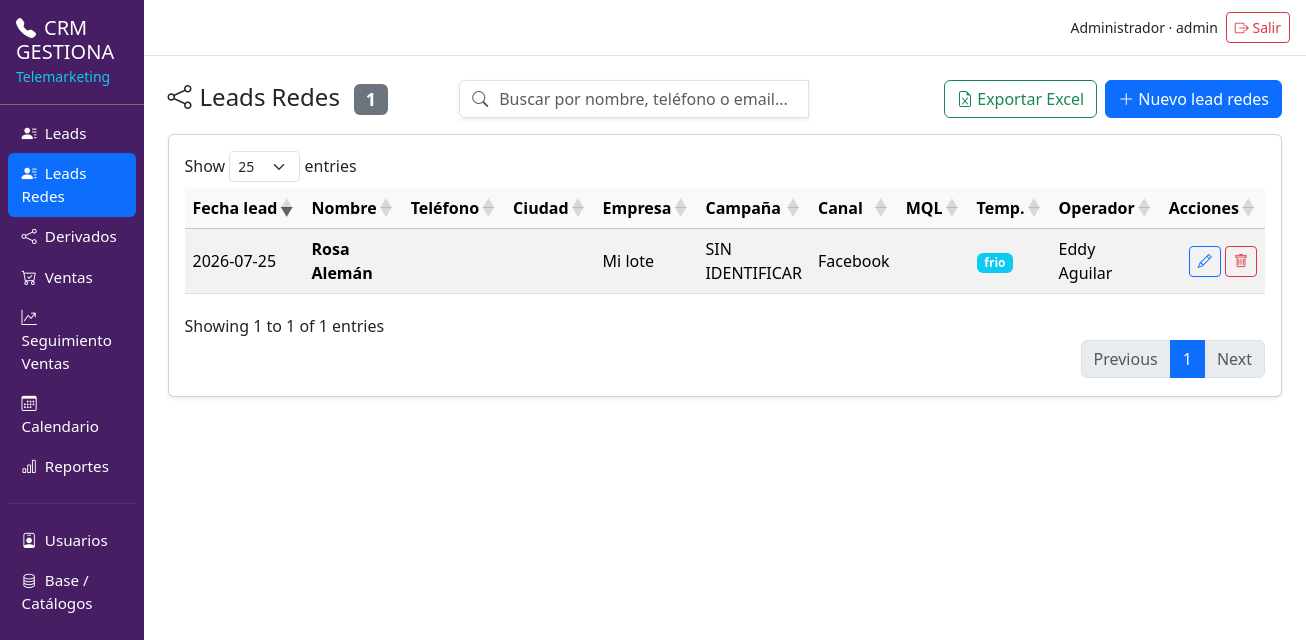
The app's page /leads-redes (signed in) with its own data.
### tables this page shows
CREATE TABLE `leads_redes` (
  `id` char(36) NOT NULL,
  `nombre` varchar(190) NOT NULL,
  `telefono` varchar(50) DEFAULT NULL,
  `email` varchar(190) DEFAULT NULL,
  `pais_id` int DEFAULT NULL,
  `ciudad` varchar(150) DEFAULT NULL,
  `empresa_id` char(36) DEFAULT NULL,
  `proyecto_id` char(36) DEFAULT NULL,
  `campana_id` char(36) DEFAULT NULL,
  `canal_id` char(36) DEFAULT NULL,
  `mql_id` char(36) DEFAULT NULL,
  `temperatura` enum('frio','tibio','caliente') NOT NULL DEFAULT 'frio',
  `tipo_pago` varchar(50) DEFAULT NULL,
  `comentario` text,
  `operador_id` char(36) DEFAULT NULL,
  `agente_id` char(36) DEFAULT NULL,
  `fecha_lead` date NOT NULL DEFAULT (curdate()),
  `created_at` datetime NOT NULL DEFAULT CURRENT_TIMESTAMP,
  `updated_at` datetime NOT NULL DEFAULT CURRENT_TIMESTAMP ON UPDATE CURRENT_TIMESTAMP,
  PRIMARY KEY (`id`),
  KEY `idx_lr_fecha` (`fecha_lead`),
  KEY `idx_lr_operador` (`operador_id`),
  KEY `fk_lr_empresa` (`empresa_id`),
  KEY `fk_lr_proyecto` (`proyecto_id`),
  KEY `fk_lr_campana` (`campana_id`),
  KEY `fk_lr_canal` (`canal_id`),
  KEY `fk_lr_mql` (`mql_id`),
  KEY `fk_lr_agente` (`agente_id`),
  KEY `fk_lr_pais` (`pais_id`),
  CONSTRAINT `fk_lr_agente` FOREIGN KEY (`agente_id`) REFERENCES `agentes` (`id`) ON DELETE SET NULL,
  CONSTRAINT `fk_lr_campana` FOREIGN KEY (`campana_id`) REFERENCES `campanas` (`id`) ON DELETE SET NULL,
  CONSTRAINT `fk_lr_canal` FOREIGN KEY (`canal_id`) REFERENCES `canales` (`id`) ON DELETE SET NULL,
  CONSTRAINT `fk_lr_empresa` FOREIGN KEY (`empresa_id`) REFERENCES `empresas` (`id`) ON DELETE SET NULL,
  CONSTRAINT `fk_lr_mql` FOREIGN KEY (`mql_id`) REFERENCES `mql_status` (`id`) ON DELETE SET NULL,
  CONSTRAINT `fk_lr_operador` FOREIGN KEY (`operador_id`) REFERENCES `profiles` (`id`) ON DELETE SET NULL,
  CONSTRAINT `fk_lr_pais` FOREIGN KEY (`pais_id`) REFERENCES `paises` (`id`) ON DELETE SET NULL,
  CONSTRAINT `fk_lr_proyecto` FOREIGN KEY (`proyecto_id`) REFERENCES `proyectos` (`id`) ON DELETE SET NULL
);

CREATE TABLE `empresas` (
  `id` char(36) NOT NULL,
  `nombre` varchar(190) NOT NULL,
  `created_at` datetime NOT NULL DEFAULT CURRENT_TIMESTAMP,
  PRIMARY KEY (`id`)
);

CREATE TABLE `campanas` (
  `id` char(36) NOT NULL,
  `nombre` varchar(190) NOT NULL,
  `empresa_id` char(36) NOT NULL,
  `created_at` datetime NOT NULL DEFAULT CURRENT_TIMESTAMP,
  PRIMARY KEY (`id`),
  KEY `fk_camp_empresa` (`empresa_id`),
  CONSTRAINT `fk_camp_empresa` FOREIGN KEY (`empresa_id`) REFERENCES `empresas` (`id`) ON DELETE CASCADE
);

CREATE TABLE `canales` (
  `id` char(36) NOT NULL,
  `nombre` varchar(150) NOT NULL,
  `created_at` datetime NOT NULL DEFAULT CURRENT_TIMESTAMP,
  PRIMARY KEY (`id`),
  UNIQUE KEY `nombre` (`nombre`)
);

CREATE TABLE `profiles` (
  `id` char(36) NOT NULL,
  `user_id` char(36) NOT NULL,
  `nombre` varchar(190) NOT NULL,
  `email` varchar(190) DEFAULT NULL,
  `activo` tinyint(1) NOT NULL DEFAULT '0',
  `created_at` datetime NOT NULL DEFAULT CURRENT_TIMESTAMP,
  `updated_at` datetime NOT NULL DEFAULT CURRENT_TIMESTAMP ON UPDATE CURRENT_TIMESTAMP,
  PRIMARY KEY (`id`),
  UNIQUE KEY `user_id` (`user_id`),
  CONSTRAINT `fk_profile_user` FOREIGN KEY (`user_id`) REFERENCES `users` (`id`) ON DELETE CASCADE
);

### public/index.php (called while the page is built, shortened)
<?php
require ROOT_PATH . '/app/core/Helpers.php';
require ROOT_PATH . '/app/core/Database.php';
require ROOT_PATH . '/app/core/Auth.php';
require ROOT_PATH . '/app/core/Model.php';
require ROOT_PATH . '/app/core/Controller.php';
require ROOT_PATH . '/app/core/Router.php';
spl_autoload_register(function (string $class): void {
    foreach (['controllers', 'models', 'middleware'] as $dir) {
        $file = ROOT_PATH . "/app/{$dir}/{$class}.php";
        if (is_file($file)) { require $file; return; }
    }
});
$router = new Router();
try {
    $router->dispatch();
} catch (Throwable $e) {
    http_response_code(500);
    if (DEBUG) {
        echo '<pre style="padding:20px;font-family:monospace">'
           . htmlspecialchars($e->getMessage() . "\n\n" . $e->getTraceAsString()) . '</pre>';
    } else {
        echo '<h1>Error interno del servidor</h1>';
    }
}

### app/core/Auth.php (called while the page is built, shortened)
<?php
final class Auth
{
    public static function check(): bool          { return isset($_SESSION['user']); }
    public static function profileId(): ?string   { return $_SESSION['user']['profile_id'] ?? null; }
    public static function role(): ?string        { return $_SESSION['user']['role'] ?? null; }
    public static function roles(): array         { return $_SESSION['user']['roles'] ?? []; }
    public static function hasRole(string ...$roles): bool
    {
        return (bool)array_intersect($roles, self::roles());
    }
    public static function isSupervisor(): bool   { return self::hasRole('admin', 'supervisor'); }
}

### app/controllers/LeadsRedesController.php (called while the page is built, shortened)
<?php
final class LeadsRedesController extends Controller
{
    private LeadRedes $leads;
    private Catalog $cat;
    public function __construct()
    {
        $this->leads = new LeadRedes();
        $this->cat   = new Catalog();
    }
    public function index(): void
    {
        $rows = $this->leads->listForRole(Auth::role(), Auth::profileId());
        $this->view('leads_redes/index', [
            'leads'   => $rows,
            'catalog' => $this->cat,
        ]);
    }
}

### app/models/LeadRedes.php (called while the page is built, shortened)
<?php
final class LeadRedes extends Model
{
    public function listForRole(?string $role, ?string $profileId): array
    {
        $sql = "SELECT l.*,
                       e.nombre  AS empresa_nombre,
                       c.nombre  AS campana_nombre,
                       ca.nombre AS canal_nombre,
                       m.nivel   AS mql_nivel,
                       po.nombre AS operador_nombre,
                       a.nombre  AS agente_nombre,
                       pa.nombre AS pais_nombre
                FROM leads_redes l
                LEFT JOIN empresas   e  ON e.id  = l.empresa_id
                LEFT JOIN campanas   c  ON c.id  = l.campana_id
                LEFT JOIN canales    ca ON ca.id = l.canal_id
                LEFT JOIN mql_status m  ON m.id  = l.mql_id
                LEFT JOIN profiles   po ON po.id = l.operador_id
                LEFT JOIN agentes    a  ON a.id  = l.agente_id
                LEFT JOIN paises     pa ON pa.id = l.pais_id";
        $params = [];
        $sql .= ' ORDER BY l.created_at DESC';
        return $this->query($sql, $params);
    }
}

### app/config/database.php (called while the page is built)
<?php
return [
    'host'     => '127.0.0.1',
    'port'     => 3306,
    'database' => 'crm_callcenter',
    'username' => 'crm_user',
    'password' => '1234',
    'charset'  => 'utf8mb4',
];

### app/core/Database.php (called while the page is built, shortened)
<?php
final class Database
{
    private static ?PDO $pdo = null;
    public static function pdo(): PDO
    {
        if (self::$pdo === null) {
            $cfg = require ROOT_PATH . '/app/config/database.php';
            $dsn = sprintf(
                'mysql:host=%s;port=%d;dbname=%s;charset=%s',
                $cfg['host'], $cfg['port'], $cfg['database'], $cfg['charset']
            );
            self::$pdo = new PDO($dsn, $cfg['username'], $cfg['password'], [
                PDO::ATTR_ERRMODE            => PDO::ERRMODE_EXCEPTION,
                PDO::ATTR_DEFAULT_FETCH_MODE => PDO::FETCH_ASSOC,
                PDO::ATTR_EMULATE_PREPARES   => false,
            ]);
        }
        return self::$pdo;
    }
}

### app/core/Model.php (called while the page is built, shortened)
<?php
abstract class Model
{
    protected function db(): PDO { return Database::pdo(); }
    protected function query(string $sql, array $params = []): array
    {
        $stmt = $this->db()->prepare($sql);
        $stmt->execute($params);
        return $stmt->fetchAll();
    }
}

### app/core/Controller.php (called while the page is built, shortened)
<?php
abstract class Controller
{
    protected function view(string $view, array $data = [], string $layout = 'layout/main'): void
    {
        extract($data, EXTR_SKIP);
        $__view = ROOT_PATH . '/app/views/' . $view . '.php';
        $__layout = ROOT_PATH . '/app/views/' . $layout . '.php';
        require $__view;
    }
}

### app/core/Helpers.php (called while the page is built, shortened)
<?php
final class Helpers
{
    public static function url(string $path = ''): string
    {
        return rtrim(BASE_URL, '/') . '/' . ltrim($path, '/');
    }
    public static function e($v): string
    {
        return htmlspecialchars((string)($v ?? ''), ENT_QUOTES | ENT_SUBSTITUTE, 'UTF-8');
    }
    public static function flash(string $key, ?string $value = null): ?string
    {
        $v = $_SESSION['_flash'][$key] ?? null;
        return $v;
    }
}

### app/views/leads_redes/index.php (the view, shortened to what this page needs)
<div class="d-flex flex-wrap gap-2 align-items-center mb-3">
  <h4 class="mb-0"><i class="bi bi-share me-2"></i>Leads Redes
    <span class="badge bg-secondary ms-2"><?= count($leads) ?></span>
  </h4>
  <div class="mx-auto" style="width: 350px; max-width: 100%;">
    <div class="input-group shadow-sm">
      <span class="input-group-text bg-white border-end-0 text-muted"><i class="bi bi-search"></i></span>
      <input type="text" id="miBuscadorRedes" class="form-control border-start-0 ps-0" placeholder="Buscar por nombre, teléfono o email..." value="">
    </div>
  </div>
  <div class="ms-auto d-flex gap-2">
    <button id="btnExportRedes" class="btn btn-outline-success">
      <i class="bi bi-file-earmark-excel"></i> Exportar Excel</button>
    <a href="<?= Helpers::url('/leads-redes/nuevo') ?>" class="btn btn-primary">
      <i class="bi bi-plus-lg"></i> Nuevo lead redes</a>
  </div>
</div>
<div class="card shadow-sm">
  <div class="card-body">
    <div class="table-responsive">
      <table id="tblLeadsRedes" class="table table-striped table-hover align-middle w-100">
        <thead class="table-light">
          <tr>
            <th>Fecha lead</th>
            <th>Nombre</th>
            <th>Teléfono</th>
            <th>Ciudad</th>
            <th>Empresa</th>
            <th>Campaña</th>
            <th>Canal</th>
            <th>MQL</th>
            <th>Temp.</th>
            <th>Operador</th>
            <th class="text-end">Acciones</th>
          </tr>
        </thead>
        <tbody>
        <?php foreach ($leads as $l):
          $tempBadge = ['frio'=>'info','tibio'=>'warning','caliente'=>'danger'][$l['temperatura']] ?? 'secondary'; ?>
          <tr>
            <td><?= Helpers::e($l['fecha_lead']) ?></td>
            <td class="fw-semibold"><?= Helpers::e($l['nombre']) ?></td>
            <td><?php if ($l['telefono']): ?>
            <?php endif; ?></td>
            <td><?= Helpers::e($l['ciudad']) ?></td>
            <td><?= Helpers::e($l['empresa_nombre']) ?></td>
            <td><?= Helpers::e($l['campana_nombre']) ?></td>
            <td><?= Helpers::e($l['canal_nombre']) ?></td>
            <td><?= Helpers::e($l['mql_nivel']) ?></td>
            <td><span class="badge bg-<?= $tempBadge ?>"><?= Helpers::e($l['temperatura']) ?></span></td>
            <td><?= Helpers::e($l['operador_nombre']) ?></td>
            <td class="text-end">
              <a class="btn btn-sm btn-outline-primary"
                 href="<?= Helpers::url('/leads-redes/'.$l['id'].'/editar') ?>">
                <i class="bi bi-pencil"></i></a>
              <?php if (Auth::isSupervisor()): ?>
              <form method="post" action="<?= Helpers::url('/leads-redes/'.$l['id'].'/eliminar') ?>"
                    class="d-inline" onsubmit="return confirm('¿Eliminar este lead?')">
                <button class="btn btn-sm btn-outline-danger"><i class="bi bi-trash"></i></button>
              </form>
              <?php endif; ?>
            </td>
          </tr>
        <?php endforeach; ?>
        </tbody>
      </table>
    </div>
  </div>
</div>

### app/core/Router.php (shortened to what this page needs)
<?php
final class Router
{
    private array $routes = [];
    private function add(string $method, string $path, $handler, array $mw): void
    {
        $this->routes[] = compact('method', 'pattern', 'handler') + ['middleware' => $mw];
    }
    public function dispatch(): void
    {
        $method = $_SERVER['REQUEST_METHOD'] ?? 'GET';
        $uri    = parse_url($_SERVER['REQUEST_URI'] ?? '/', PHP_URL_PATH) ?? '/';
        $basePath = rtrim(parse_url(BASE_URL, PHP_URL_PATH) ?? '', '/');
        if ($basePath !== '' && strpos($uri, $basePath) === 0) {
            $uri = substr($uri, strlen($basePath));
        }
        $uri = '/' . ltrim($uri, '/');
        foreach ($this->routes as $r) {
            if ($r['method'] !== $method) continue;
            if (!preg_match($r['pattern'], $uri, $m)) continue;
            $params = array_filter($m, 'is_string', ARRAY_FILTER_USE_KEY);
            [$class, $action] = is_array($r['handler']) ? $r['handler'] : [null, $r['handler']];
            if ($class) {
                $obj = new $class();
                echo $obj->$action(...array_values($params));
            } else {
                echo call_user_func_array($r['handler'], array_values($params));
            }
            return;
        }
    }
}

### public/assets/app.css (style rules this page uses)
:root { --sidebar-w: 240px; }
.table th { white-space: nowrap; }

### records on screen
leads_redes: fecha_lead "2026-07-25", nombre "Rosa Alemán", empresa.nombre "Mi lote", campana.nombre "SIN IDENTIFICAR", canal.nombre "Facebook", temperatura "frio", operador.nombre "Eddy Aguilar"
